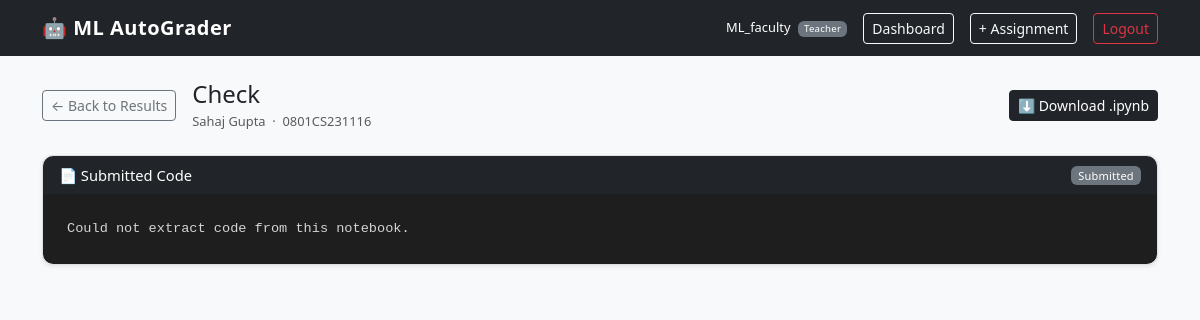
/view_submission/6 (signed in), run on the app's committed database.
### models.py (models this page shows, shortened)
class User(db.Model, UserMixin):
    __tablename__ = "user"
    id            = db.Column(db.Integer, primary_key=True)
    name          = db.Column(db.String(100), nullable=False)
    email         = db.Column(db.String(120), unique=True, nullable=False)
    password      = db.Column(db.String(200), nullable=False)
    role          = db.Column(db.String(20), nullable=False)
    status        = db.Column(db.String(20), nullable=True, default="approved")
    enrollment_no = db.Column(db.String(50), unique=True, nullable=True)
    branch        = db.Column(db.String(50), nullable=True)
    batch         = db.Column(db.String(50), nullable=True)
    assignments   = db.relationship("Assignment", backref="creator", lazy=True)
    submissions   = db.relationship("Submission", backref="student",  lazy=True)

class Assignment(db.Model):
    __tablename__ = "assignment"
    id           = db.Column(db.Integer, primary_key=True)
    title        = db.Column(db.String(200), nullable=False)
    description  = db.Column(db.Text,        nullable=False)
    due_date     = db.Column(db.String(50),  nullable=False)
    task_type    = db.Column(db.String(50),  nullable=False)
    rubric_json  = db.Column(db.Text, nullable=False)
    dataset_path = db.Column(db.String(300), nullable=True)
    teacher_id   = db.Column(db.Integer, db.ForeignKey("user.id"), nullable=False)
    grading_status = db.Column(db.String(30), default="pending")
    created_at   = db.Column(db.DateTime, default=datetime.utcnow)
    submissions  = db.relationship("Submission", backref="assignment", lazy=True)

class Submission(db.Model):
    __tablename__ = "submission"
    id            = db.Column(db.Integer, primary_key=True)
    student_id    = db.Column(db.Integer, db.ForeignKey("user.id"),         nullable=False)
    assignment_id = db.Column(db.Integer, db.ForeignKey("assignment.id"),   nullable=False)
    file_path     = db.Column(db.String(300), nullable=False)
    status        = db.Column(db.String(30), default="submitted")
    score         = db.Column(db.Float,  nullable=True)
    max_score     = db.Column(db.Float,  nullable=True)
    result_json   = db.Column(db.Text, nullable=True)
    released      = db.Column(db.Boolean, default=False)
    submitted_at  = db.Column(db.DateTime, default=datetime.utcnow)
    graded_at     = db.Column(db.DateTime, nullable=True)

### app.py (the view)
@app.route("/view_submission/<int:sub_id>")
@login_required
def view_submission(sub_id):
    sub        = Submission.query.get_or_404(sub_id)
    assignment = Assignment.query.get(sub.assignment_id)
    student    = User.query.get(sub.student_id)
    if current_user.role == "teacher":
        if assignment.teacher_id != current_user.id:
            return "Access denied", 403
    elif current_user.role == "student":
        if sub.student_id != current_user.id:
            return "Access denied", 403
    else:
        return "Access denied", 403
    from core.ipynb_parser import extract_and_validate_ipynb
    parsed = extract_and_validate_ipynb(sub.file_path)
    code   = parsed.get("code") or "Could not extract code from this notebook."
    return render_template(
        "shared/view_submission.html",
        sub        = sub,
        assignment = assignment,
        student    = student,
        code       = code,
    )

### app.py (called while the page is built)
@login_manager.user_loader
def load_user(user_id):
    return User.query.get(int(user_id))

### core/ipynb_parser.py (called while the page is built, shortened)
def extract_and_validate_ipynb(filepath: str) -> dict:
    try:
        with open(filepath, "r", encoding="utf-8") as f:
            notebook = json.load(f)
    except json.JSONDecodeError:
        return {
            "status":  "error",
            "message": "Invalid file format. Please upload a valid .ipynb file.",
            "code":    None,
        }
    except Exception as e:
        return {
            "status":  "error",
            "message": f"Could not read file: {e}",
            "code":    None,
        }

### templates/shared/view_submission.html (shortened to what this page needs)
{% extends 'base.html' %}
{% block content %}
<div class="d-flex align-items-center gap-3 mb-4">
    {% if current_user.role == 'teacher' %}
        <a href="{{ url_for('teacher_view_assignment', assign_id=assignment.id) }}"
           class="btn btn-outline-secondary btn-sm">← Back to Results</a>
    {% else %}
        <a href="{{ url_for('student_dashboard') }}"
           class="btn btn-outline-secondary btn-sm">← Back</a>
    {% endif %}
    <div>
        <h4 class="mb-0">{{ assignment.title }}</h4>
        <small class="text-muted">
            {{ student.name }} &nbsp;·&nbsp; {{ student.enrollment_no }}
        </small>
    </div>
    <a href="{{ url_for('download_submission', sub_id=sub.id) }}"
       class="btn btn-dark btn-sm ms-auto">
        ⬇ Download .ipynb
    </a>
</div>
<div class="card shadow-sm">
    <div class="card-header bg-dark text-white d-flex justify-content-between align-items-center">
        <span>📄 Submitted Code</span>
        <span class="badge
            {% if sub.status == 'graded' %}bg-success
            {% elif sub.status == 'grading' %}bg-warning text-dark
            {% else %}bg-secondary{% endif %}">
            {{ sub.status | title }}
        </span>
    </div>
    <div class="card-body p-0">
        <pre class="p-4 mb-0" style="background:#1e1e1e; color:#d4d4d4;
             font-size:0.85rem; border-radius:0 0 10px 10px;
             overflow-x:auto; max-height:75vh; overflow-y:auto;">{{ code }}</pre>
    </div>
</div>
{% endblock %}

### templates/base.html (shortened to what this page needs)
<!DOCTYPE html>
<html lang="en">
<head>
    <link href="https://cdn.jsdelivr.net/npm/bootstrap@5.3.0/dist/css/bootstrap.min.css" rel="stylesheet">
    <link href="{{ url_for('static', filename='css/style.css') }}" rel="stylesheet">
</head>
<body class="bg-light">
<nav class="navbar navbar-expand-lg navbar-dark bg-dark mb-4">
    <div class="container">
        <a class="navbar-brand fw-bold" href="#">🤖 ML AutoGrader</a>
        <div class="d-flex align-items-center gap-3">
            {% if current_user.is_authenticated %}
                <span class="text-white small">
                    {{ current_user.name }}
                    <span class="badge bg-secondary ms-1">{{ current_user.role | title }}</span>
                </span>
                {% if current_user.role == 'student' %}
                    <a href="{{ url_for('student_dashboard') }}" class="btn btn-outline-light btn-sm">Dashboard</a>
                    <a href="{{ url_for('my_grades') }}" class="btn btn-outline-light btn-sm">My Grades</a>
                {% elif current_user.role == 'teacher' %}
                    <a href="{{ url_for('teacher_dashboard') }}" class="btn btn-outline-light btn-sm">Dashboard</a>
                    <a href="{{ url_for('create_assignment') }}" class="btn btn-outline-light btn-sm">+ Assignment</a>
                {% elif current_user.role == 'admin' %}
                    <a href="{{ url_for('admin_dashboard') }}" class="btn btn-outline-light btn-sm">Admin Panel</a>
                {% endif %}
                <a href="{{ url_for('logout') }}" class="btn btn-outline-danger btn-sm">Logout</a>
            {% endif %}
        </div>
    </div>
</nav>
<div class="container">
    {% block content %}{% endblock %}
</div>
</body>
</html>

### static/css/style.css (style rules this page uses)
body { font-size: 0.92rem; }
.navbar-brand { letter-spacing: 0.5px; }
.card { border-radius: 10px; border: 1px solid #e0e0e0; }
.card-header { border-radius: 10px 10px 0 0 !important; }
.badge { font-weight: 500; letter-spacing: 0.2px; }

### data on the page
User: name "ML_faculty", role "Teacher"
Assignment: title "Check"
User: name "Sahaj Gupta", enrollment_no "0801CS231116"
Submission: status "Submitted"

### other printed values
{{ code }} "Could not extract code from this notebook."
